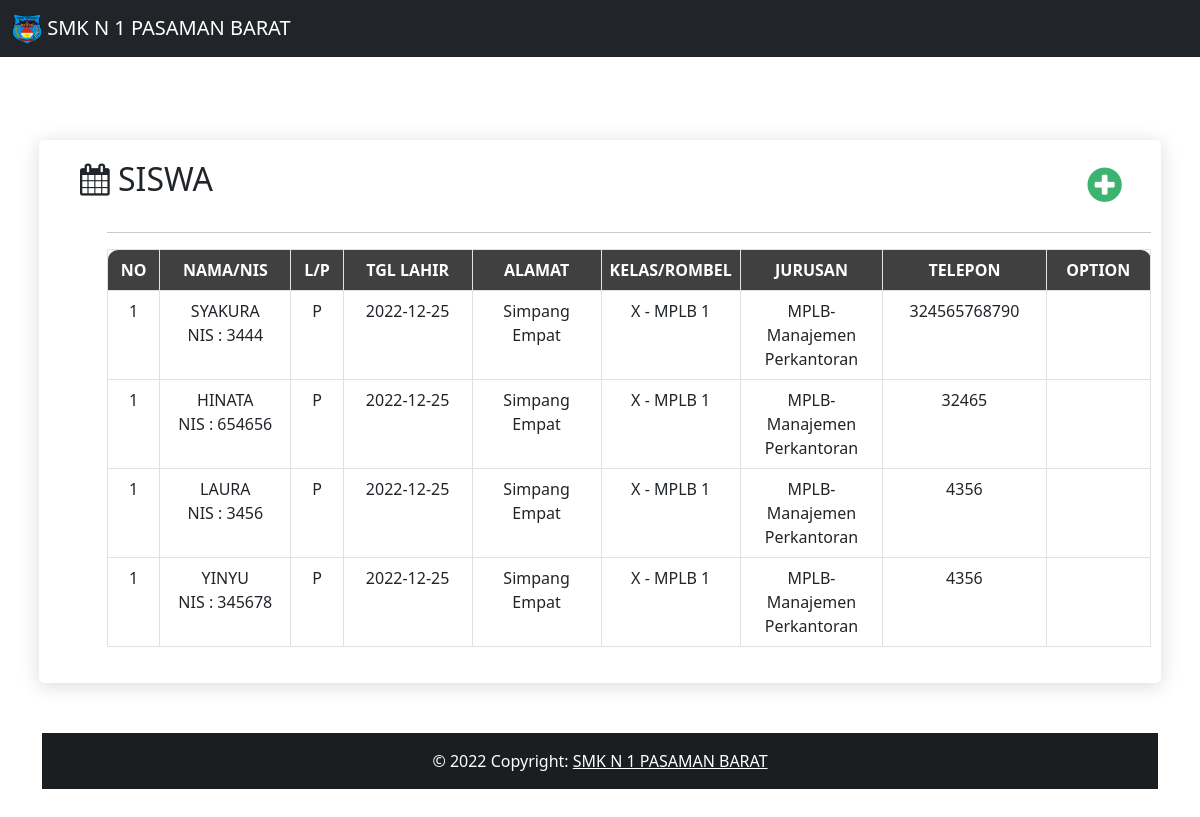
Page /operator/siswa/daftar_siswa.php on the committed database.
### tables this page shows
CREATE TABLE `biodata_sekolah` (
  `id_biodata_sekolah` int(11) NOT NULL,
  `nama_sekolah` varchar(120) NOT NULL,
  `alamat_sekolah` varchar(120) NOT NULL,
  `photo_sekolah` varchar(120) NOT NULL,
  `email_sekolah` varchar(120) NOT NULL,
  `telepon_sekolah` int(11) NOT NULL
);

CREATE TABLE `biodata_siswa` (
  `id_siswa` int(11) NOT NULL,
  `nis_siswa` varchar(120) NOT NULL,
  `nama_siswa` varchar(120) NOT NULL,
  `jenis_kelamin_siswa` varchar(120) NOT NULL,
  `tgl_lahir_siswa` date NOT NULL,
  `alamat_siswa` varchar(120) NOT NULL,
  `kelas_siswa` varchar(120) NOT NULL,
  `lokal_siswa` int(11) NOT NULL,
  `jurusan_siswa` int(11) NOT NULL,
  `telepon_siswa` varchar(120) NOT NULL,
  `foto_siswa` varchar(300) NOT NULL,
  `username` varchar(120) NOT NULL,
  `password` varchar(120) NOT NULL
);

CREATE TABLE `wali_kelas` (
  `id_wali_kelas` int(11) NOT NULL,
  `guru` int(11) NOT NULL,
  `kelas` varchar(120) NOT NULL,
  `nama_lokal` varchar(120) NOT NULL
);

CREATE TABLE `jurusan` (
  `id_jurusan` int(11) NOT NULL,
  `nama_jurusan` varchar(120) NOT NULL,
  `kosentrasi_jurusan` varchar(120) NOT NULL,
  `kaproka_jurusan` int(11) NOT NULL
);

### operator/siswa/daftar_siswa.php (the view, shortened to what this page needs)
<?php
include '../../db/koneksi.php';
include '../../layout/header.php';
?>
<div id="content" style="margin-top:60px;">
  <div class="regular-page-area section-padding-20">
    <div class="container">
      <div class="row justify-content-center">
        <div class="col-12">
          <div class="details-content">
            <div class="container">
              <div class="row">
                <div class="col-sm">
                  <h2 id="xs" ><i class="icon-calendar"></i> SISWA </h2>
                </div>
                <div class="col-sm" style="text-align: right;margin-right: 5%;">
                  <a class="col-sm" href="http://localhost/SMK_1_PASAMAN/absensi/operator/siswa/tambah_siswa" style=""><h1 id="xs" ><i class="icon-plus-sign" style="color:mediumseagreen;"></i> </h1></a>
                </div>
              </div>
            <div id="myDiv" class="container-fluid">
              <hr>
              <div class="row-fluid">
                <div class="span12">
                  <div class="widget-box">
                    <div class="widget-title">
                     <table class="table table-bordered">
                      <thead>
                        <tr>
                          <th class="text-center " style="width:5%;background-color: #404040; color:white;border-radius: 10px 0 0 0 ;">NO</th>
                          <th class="text-center" style="background-color: #404040; color:white;">NAMA/NIS</th>
                          <th class="text-center" style="width:5%;background-color: #404040; color:white;" >L/P</th>
                          <th class="text-center" style="background-color: #404040; color:white;">TGL LAHIR</th>
                          <th class="text-center" style="background-color: #404040; color:white;">ALAMAT</th>
                          <th class="text-center" style="width:5%;background-color: #404040; color:white;">KELAS/ROMBEL</th>
                          <th class="text-center" style="background-color: #404040; color:white;">JURUSAN</th>
                          <th class="text-center" style="background-color: #404040; color:white;">TELEPON</th>
                          <th class="text-center" style="width: 10%;background-color: #404040; color:white;border-radius: 0 10px 0 0 ;" colspan="2">OPTION</th>
                        </tr>
                      </thead>
                      <tbody>
                        <?php
                        $queryDataSiswa = mysqli_query($konek, "SELECT * FROM biodata_siswa JOIN wali_kelas ON biodata_siswa.lokal_siswa = wali_kelas.id_wali_kelas JOIN jurusan ON biodata_siswa.jurusan_siswa = jurusan.id_jurusan");
                        $no=1;
                        while ($dataSiswa = mysqli_fetch_array($queryDataSiswa)) {
                           ?>
                        <tr>
                          <td class="text-center"><?php echo $no; ?></td>
                          <td class="text-center"><?php echo strtoupper($dataSiswa['nama_siswa']); ?> <br> NIS : <?php echo $dataSiswa['nis_siswa']; ?> </td>
                          <td class="text-center" style="widtd:5%;"><?php echo $dataSiswa['jenis_kelamin_siswa']; ?></td>
                          <td class="text-center"><?php echo $dataSiswa['tgl_lahir_siswa']; ?></td>
                          <td class="text-center"><?php echo $dataSiswa['alamat_siswa']; ?></td>
                          <td class="text-center"><?php echo $dataSiswa['kelas_siswa']; ?> - <?php echo $dataSiswa['nama_lokal']; ?></td>
                          <td class="text-center"><?php echo $dataSiswa['nama_jurusan']; ?>-<?php echo $dataSiswa['kosentrasi_jurusan']; ?></td>
                          <td class="text-center"><?php echo $dataSiswa['telepon_siswa']; ?></td>
                          <td></td>
                        </tr>
                        <?php
                         } ?>
                      </tbody>
                    </table>
                  </div>
                </div>
              </div>
            </div>
          </div>
        </div>
      </div>
    </div>
  </div>
  <?php include '../../layout/footer.php'; ?>

### layout/header.php (shortened to what this page needs)
<?php
$query=mysqli_query($konek,"SELECT * FROM biodata_sekolah");
$data=mysqli_fetch_array($query);
?>
<!DOCTYPE html>
<html lang="en">
<head>
  <link rel="stylesheet" href="http://localhost/SMK_1_PASAMAN/absensi/assets/css/bootstrap.min.css" />
  <link rel="stylesheet" href="http://localhost/SMK_1_PASAMAN/absensi/assets/css/bootstrap-responsive.min.css" />
  <link href="http://localhost/SMK_1_PASAMAN/absensi/assets/font-awesome/css/font-awesome.css" rel="stylesheet" />
  <link rel="stylesheet" href="http://localhost/SMK_1_PASAMAN/absensi/assets/css/custom/style.css">
</head>
<body>
  <nav id="nav" class="navbar fixed-top navbar-expand-lg navbar-dark bg-dark">
    <div class="container-fluid">
      <a class="navbar-brand" href="#"><img src="http://localhost/SMK_1_PASAMAN/absensi/assets/image/<?PHP echo $data['photo_sekolah'] ?>" alt="" width="30" height="30" class="d-inline-block align-text-top"> SMK N 1 PASAMAN BARAT</a>
      </div>
    </nav>
  </body>
  </html>

### assets/css/custom/style.css (style rules this page uses)
.details-content { margin-top: 50px; background-color: #ffffff; position: relative; z-index: 1; box-shadow: 0 3px 20px rgb(0 0 0 / 15%); padding: 20px 20px; border-radius: 6px; margin-bottom: 50px; }
.section-padding-20 { padding-top: 30px; padding-bottom: 50px; }
.row { display: -ms-flexbox; display: flex; -ms-flex-wrap: wrap; flex-wrap: wrap; margin-right: -15px; margin-left: -15px; }
.child-table, th { vertical-align: top; border-top: 1px solid #ccc; padding:10px; width:100px; }

### rows in the picture
biodata_sekolah: photo_sekolah (picture)
biodata_siswa: nama_siswa "SYAKURA", nis_siswa "3444", jenis_kelamin_siswa "P", tgl_lahir_siswa "2022-12-25", alamat_siswa "Simpang Empat", kelas_siswa "X", wali_kelas.nama_lokal "MPLB 1", jurusan.nama_jurusan "MPLB", jurusan.kosentrasi_jurusan "Manajemen Perkantoran", telepon_siswa "324565768790"
biodata_siswa: nama_siswa "HINATA", nis_siswa "654656", jenis_kelamin_siswa "P", tgl_lahir_siswa "2022-12-25", alamat_siswa "Simpang Empat", kelas_siswa "X", wali_kelas.nama_lokal "MPLB 1", jurusan.nama_jurusan "MPLB", jurusan.kosentrasi_jurusan "Manajemen Perkantoran", telepon_siswa "32465"
biodata_siswa: nama_siswa "LAURA", nis_siswa "3456", jenis_kelamin_siswa "P", tgl_lahir_siswa "2022-12-25", alamat_siswa "Simpang Empat", kelas_siswa "X", wali_kelas.nama_lokal "MPLB 1", jurusan.nama_jurusan "MPLB", jurusan.kosentrasi_jurusan "Manajemen Perkantoran", telepon_siswa "4356"
biodata_siswa: nama_siswa "YINYU", nis_siswa "345678", jenis_kelamin_siswa "P", tgl_lahir_siswa "2022-12-25", alamat_siswa "Simpang Empat", kelas_siswa "X", wali_kelas.nama_lokal "MPLB 1", jurusan.nama_jurusan "MPLB", jurusan.kosentrasi_jurusan "Manajemen Perkantoran", telepon_siswa "4356"
